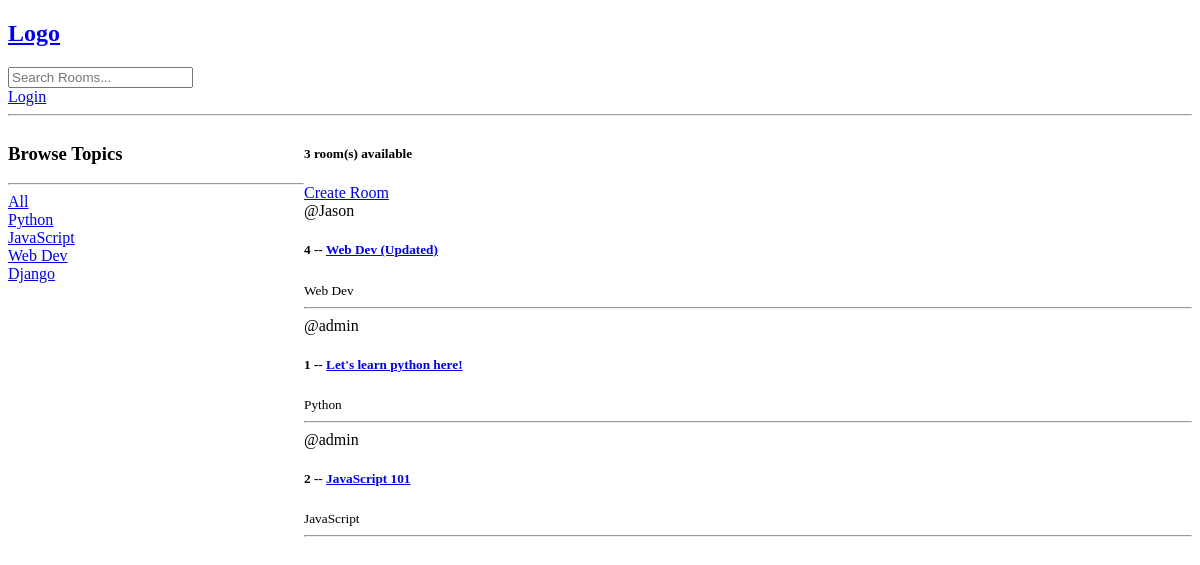
Before: / with the older database file.
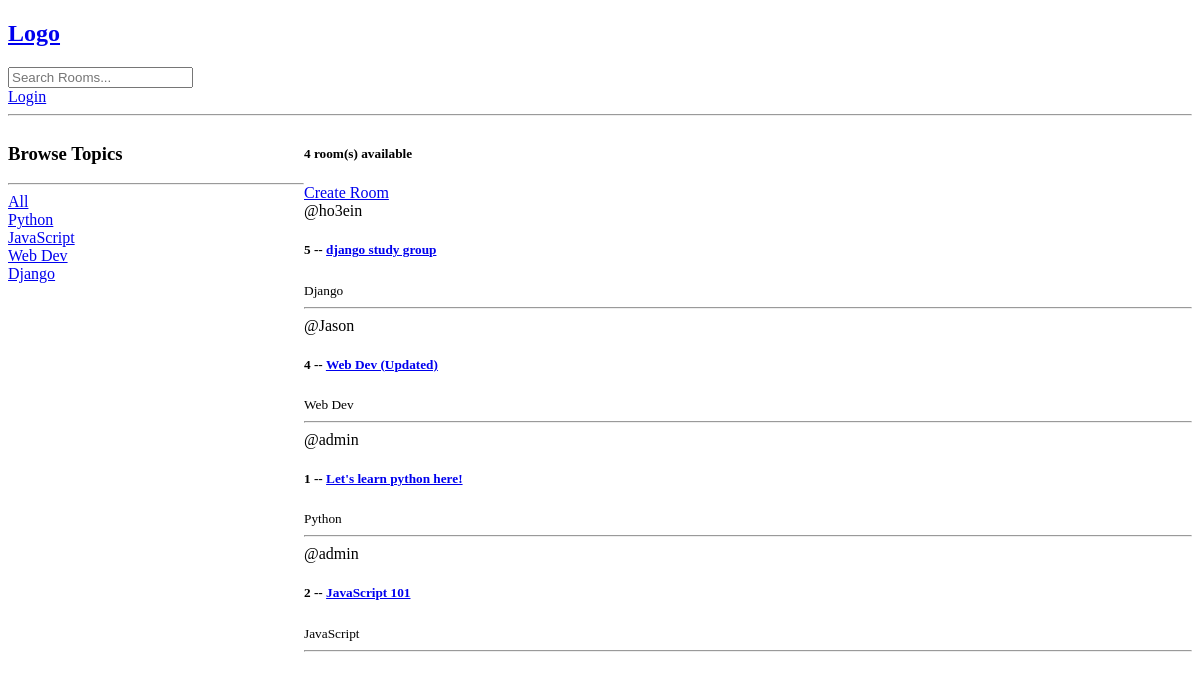
After: the same page with the newer database file.
### base/models.py (models this page shows, shortened)
class Topic(models.Model):
    name = models.CharField(max_length=200)

class Room(models.Model):
    host = models.ForeignKey(User, on_delete=models.SET_NULL, null=True)
    topic = models.ForeignKey(Topic, on_delete=models.SET_NULL, null=True)
    name = models.CharField(max_length=200)
    description = models.TextField(null=True, blank=True)
    updated = models.DateTimeField(auto_now=True)
    created = models.DateTimeField(auto_now_add=True)
    class Meta:
        ordering = ['-updated', '-created']

### base/views.py (the view)
# urls.py: path('', views.home, name='home'),
def home(request):
    q = request.GET.get('q') if request.GET.get('q') != None else ''
    rooms = Room.objects.filter(
        Q(topic__name__icontains=q) |
        Q(name__icontains=q) |
        Q(description__icontains=q)
    )
    topics = Topic.objects.all()
    room_count = rooms.count()
    context = {'rooms': rooms, 'topics': topics, 'room_count': room_count}
    return render(request, 'base/home.html', context)

### base/templates/base/home.html (shortened to what this page needs)
{% extends 'main.html' %} {% block content %}
<div class="home-container">
    <div class="side-bar">
        <h3>Browse Topics</h3>
        <hr>
        <div>
            <a href="{% url 'home' %}">All</a>
            <br>
        </div>
        {% for topic in topics %}
        <div>
            <a href="{% url 'home' %}?q={{topic.name}}">{{topic.name}}</a>
            <br>
        </div>
        {% endfor %}
    </div>
    <div class="main-content">
        <h5>{{room_count}} room(s) available</h5>
        <a href={% url 'create-room' %}>Create Room</a>
        {% for room in rooms %}
        <div>
            <span>@{{room.host.username}}</span>
            <h5>{{room.id}} -- <a href="{% url 'room' room.id%}">{{room.name}}</a></h5>
            <small>{{room.topic.name}}</small>
            <hr>
        </div>
        {% endfor %}
    </div>
</div>
{% endblock content %}

Changed rows visible on the page:
added Room: host.username "ho3ein", id "5", name "django study group", topic.name "Django"
Other visible differences:
{{ room_count }}: "3" → "4"
